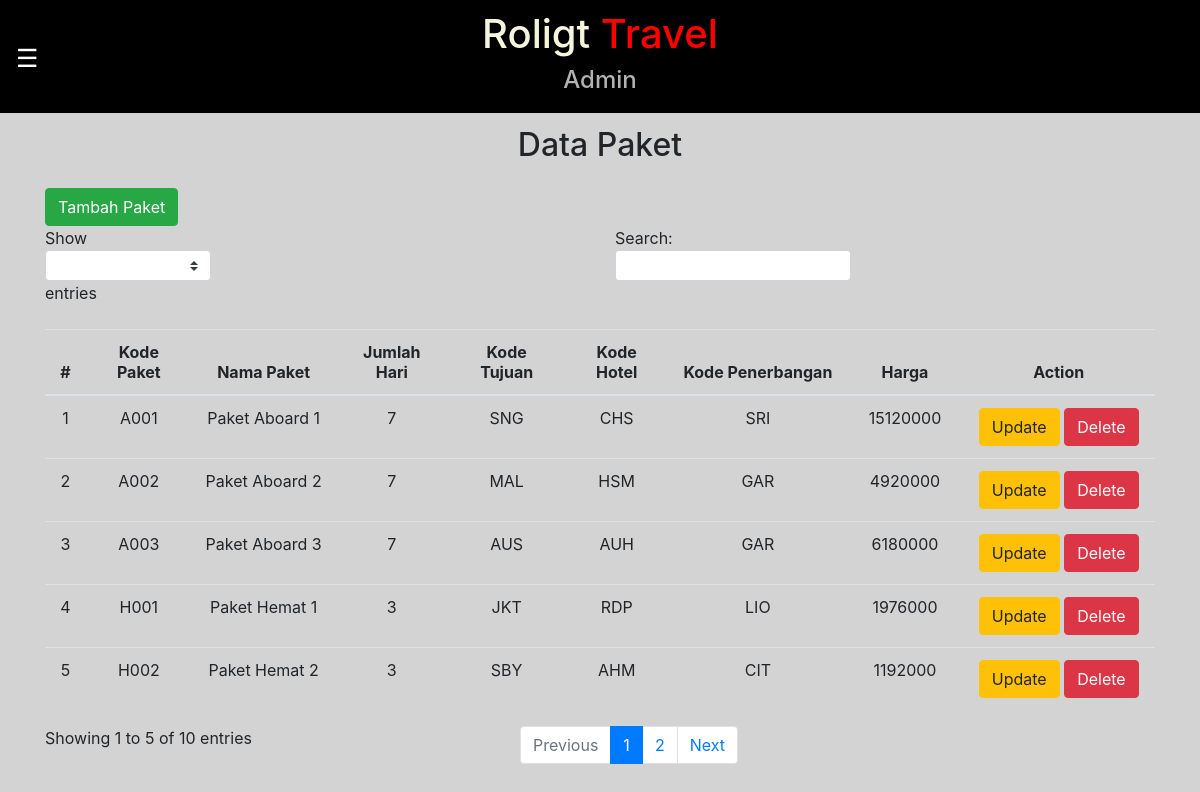
The page /admin/dataPackages.php on the database its author committed.
### tables this page shows
CREATE TABLE `tb_packages` (
  `kode_pkt` varchar(12) NOT NULL,
  `nama_pkt` varchar(100) NOT NULL,
  `hari` int(20) NOT NULL,
  `kode_tujuan` varchar(50) NOT NULL,
  `kode_hotel` varchar(100) NOT NULL,
  `kode_penerbangan` varchar(50) NOT NULL,
  `harga` int(50) NOT NULL,
  `flag` enum('1','0') NOT NULL
);

### admin/dataPackages.php (the view, shortened to what this page needs)
<?php
    include '../helper/connection.php';
?>
<html>
    <head>
        <link rel="stylesheet" href="https://stackpath.bootstrapcdn.com/bootstrap/4.1.3/css/bootstrap.min.css">
        <link rel="stylesheet" href="../css/dataStyle.css">
        <link rel="stylesheet" href="../css/navStyle.css">
    </head>
    <body>
        <main class="container" role="main" id="main">
            <div class="header fixed-top" id="header">
                <h1 id="judul1">Roligt
                    <span id="judul2">Travel</span>
                </h1>
                <h4 id="sub-judul">Admin</h4>
                <div id="nav">
                    <span style="font-size:25px;cursor:pointer" onclick="openNav()">&#9776;</span>
                </div>
            </div>
            <div class="container-table" id="data">
                <h2 class="mt-3 text-center">Data Paket</h2>
                <a href="formAddPackages.php" class="btn btn-success mt-3">Tambah Paket</a>
                    <table id="paket" class="table table-stripped text-center mt-3" style="width:100%">
                        <thead>
                            <tr>
                                <th>#</th>
                                <th>Kode Paket</th>
                                <th>Nama Paket</th>
                                <th>Jumlah Hari</th>
                                <th>Kode Tujuan</th>
                                <th>Kode Hotel</th>
                                <th>Kode Penerbangan</th>
                                <th>Harga</th>
                                <th>Action</th>
                            </tr>
                        </thead>
                        <tbody>
                        <?php
                        $query = "SELECT * FROM tb_packages where flag='1'";
                        $result = mysqli_query($con, $query);
                        if (mysqli_num_rows($result) > 0){
                            $index = 1;
                            while($row = mysqli_fetch_assoc($result)){
                                $kode_pkt = $row["kode_pkt"];
                                echo "
                                <tr>
                                    <td>" . $index++ . "</td>
                                    <td>" .$row["kode_pkt"]. "</td>
                                    <td>" .$row["nama_pkt"]. "</td>
                                    <td>" .$row["hari"]. "</td>
                                    <td>" .$row["kode_tujuan"]. "</td>
                                    <td>" .$row["kode_hotel"]. "</td>
                                    <td>" .$row["kode_penerbangan"]. "</td>
                                    <td>" .$row["harga"]. "</td>
                                    <td>
                                    <a href='formEditPackages.php?id=$kode_pkt' class='btn btn-warning'>Update</a>
                                    <a href='../process/actionDeletePackages.php?id=$kode_pkt' class='btn btn-danger'>Delete</a> </td>
                                </tr>
                                ";
                            }
                        }
                        ?>
                        </tbody>
                    </table>
            </div>
        </main>
    </body>
</html>

### css/dataStyle.css (style rules this page uses)
body { padding-top: 5rem; background-color: lightgray; }
.header { background-color: black; position: fixed; width: 100%; height: auto; padding: 10px; }
h1#judul1 { color: beige; text-align: center; }
span#judul2 { color: red; text-align: center; }
h4#sub-judul { color: rgb(179, 177, 177); text-align: center; }
h2.mt-3 { padding-top: 30px; }

### css/navStyle.css (style rules this page uses)
#nav { color: white; position: absolute; top: 40px; left: 16px; }

### rows shown on the page
tb_packages: kode_pkt "A001", nama_pkt "Paket Aboard 1", hari "7", kode_tujuan "SNG", kode_hotel "CHS", kode_penerbangan "SRI", harga "15120000"
tb_packages: kode_pkt "A002", nama_pkt "Paket Aboard 2", hari "7", kode_tujuan "MAL", kode_hotel "HSM", kode_penerbangan "GAR", harga "4920000"
tb_packages: kode_pkt "A003", nama_pkt "Paket Aboard 3", hari "7", kode_tujuan "AUS", kode_hotel "AUH", kode_penerbangan "GAR", harga "6180000"
tb_packages: kode_pkt "H001", nama_pkt "Paket Hemat 1", hari "3", kode_tujuan "JKT", kode_hotel "RDP", kode_penerbangan "LIO", harga "1976000"
tb_packages: kode_pkt "H002", nama_pkt "Paket Hemat 2", hari "3", kode_tujuan "SBY", kode_hotel "AHM", kode_penerbangan "CIT", harga "1192000"
